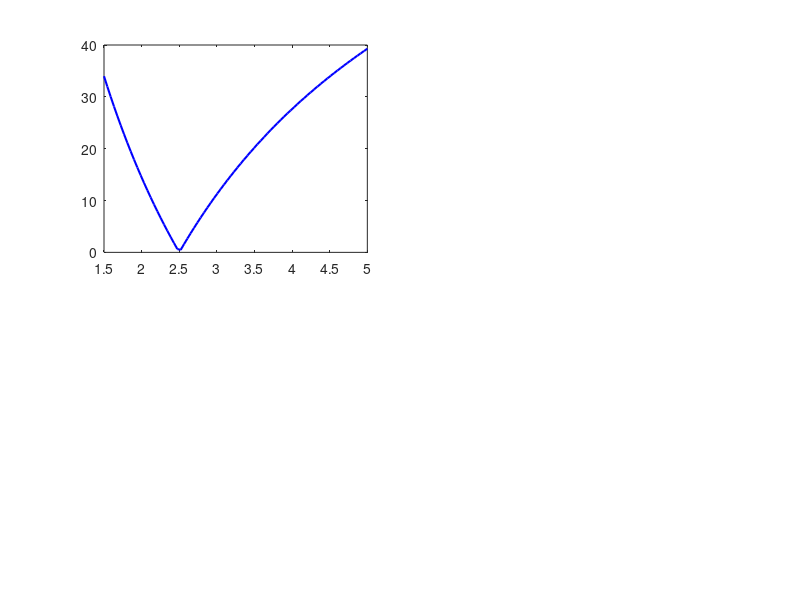

This figure's MATLAB source: (Note: this script raises an error after producing the figure.)
%% Experiment 4: Debye Relaxation Model for Wood
% Validate the Debye model identifiability and compare with power-law.
% Key question: can we recover Debye parameters from S21 data?

function exp4_debye_model()
    clc;

    outDir = fullfile(pwd, 'simulations', 'results');
    if ~exist(outDir, 'dir'), mkdir(outDir); end

    fontName = 'Times New Roman';
    c0 = 299792458;
    fGHz = linspace(18, 44, 201)';
    f    = fGHz * 1e9;

    % ---- Reference Debye parameters (moist wood) ----
    p_true = struct('eps_inf', 2.5, 'delta_eps', 2.0, ...
                    'f_relax', 15e9, 'd', 0.120);
    fprintf('Reference: eps_inf=%.1f, delta_eps=%.1f, f_relax=%.0fGHz, d=%.0fmm\n', ...
        p_true.eps_inf, p_true.delta_eps, p_true.f_relax/1e9, p_true.d*1000);

    % ---- Compute effective permittivity at 30 GHz (for comparison) ----
    eps_at_ref = debye_eps(p_true.eps_inf, p_true.delta_eps, p_true.f_relax, 30e9);
    fprintf('Effective at 30 GHz: epsilon* = %.3f - j%.4f  (tan_delta=%.4f)\n\n', ...
        real(eps_at_ref), -imag(eps_at_ref), -imag(eps_at_ref)/real(eps_at_ref));

    % =================================================================
    % PART 1: 1D Parameter Sensitivity
    % =================================================================
    fprintf('Part 1: 1D sensitivity sweeps...\n');

    eps_inf_vals  = linspace(1.5, 5.0, 80);
    delta_eps_vals = linspace(0.5, 6.0, 80);
    frelax_vals   = logspace(log10(2e9), log10(80e9), 80);
    d_vals        = linspace(0.05, 0.40, 80);

    T_true = debye_T(p_true.eps_inf, p_true.delta_eps, p_true.f_relax, ...
                     p_true.d, f, c0);
    mag_true_dB = 20 * log10(abs(T_true));

    c1 = sweep_debye_1d('eps_inf',  eps_inf_vals,  p_true, f, c0, mag_true_dB);
    c2 = sweep_debye_1d('delta_eps', delta_eps_vals, p_true, f, c0, mag_true_dB);
    c3 = sweep_debye_1d('f_relax',  frelax_vals,   p_true, f, c0, mag_true_dB);
    c4 = sweep_debye_1d('d',        d_vals,        p_true, f, c0, mag_true_dB);

    % Normalize to min-max for fair comparison
    c_all = {c1, c2, c3, c4};
    curv = zeros(4,1);
    for k = 1:4, curv(k) = (max(c_all{k}) - min(c_all{k})) / mean(c_all{k}); end

    fig1 = figure('Color', 'w', 'Position', [50, 100, 1000, 700]);

    subplot(2,2,1);
    plot(eps_inf_vals, c1, 'b-', 'LineWidth', 1.5); hold on;
    xline(p_true.eps_inf, 'r--', 'LineWidth', 1.2);
    xlabel('\epsilon_\infty', 'FontName', fontName, 'FontSize', 14);
    ylabel('RMSE (dB)', 'FontName', fontName, 'FontSize', 14);
    title(sprintf('Cost vs \\epsilon_\\infty  (sens=%.2f)', curv(1)), ...
        'FontName', fontName, 'FontSize', 13, 'FontWeight', 'bold');
    set(gca, 'FontName', fontName, 'FontSize', 12, 'Box', 'on'); grid on;

    subplot(2,2,2);
    plot(delta_eps_vals, c2, 'b-', 'LineWidth', 1.5); hold on;
    xline(p_true.delta_eps, 'r--', 'LineWidth', 1.2);
    xlabel('\Delta\epsilon', 'FontName', fontName, 'FontSize', 14);
    ylabel('RMSE (dB)', 'FontName', fontName, 'FontSize', 14);
    title(sprintf('Cost vs \\Delta\\epsilon  (sens=%.2f)', curv(2)), ...
        'FontName', fontName, 'FontSize', 13, 'FontWeight', 'bold');
    set(gca, 'FontName', fontName, 'FontSize', 12, 'Box', 'on'); grid on;

    subplot(2,2,3);
    semilogx(frelax_vals/1e9, c3, 'b-', 'LineWidth', 1.5); hold on;
    xline(p_true.f_relax/1e9, 'r--', 'LineWidth', 1.2);
    xlabel('f_{relax} (GHz)', 'FontName', fontName, 'FontSize', 14);
    ylabel('RMSE (dB)', 'FontName', fontName, 'FontSize', 14);
    title(sprintf('Cost vs f_{relax}  (sens=%.2f)', curv(3)), ...
        'FontName', fontName, 'FontSize', 13, 'FontWeight', 'bold');
    set(gca, 'FontName', fontName, 'FontSize', 12, 'Box', 'on'); grid on;

    subplot(2,2,4);
    plot(d_vals*1000, c4, 'b-', 'LineWidth', 1.5); hold on;
    xline(p_true.d*1000, 'r--', 'LineWidth', 1.2);
    xlabel('d (mm)', 'FontName', fontName, 'FontSize', 14);
    ylabel('RMSE (dB)', 'FontName', fontName, 'FontSize', 14);
    title(sprintf('Cost vs d  (sens=%.2f)', curv(4)), ...
        'FontName', fontName, 'FontSize', 13, 'FontWeight', 'bold');
    set(gca, 'FontName', fontName, 'FontSize', 12, 'Box', 'on'); grid on;

    sgtitle('Debye Model: 1D Parameter Sensitivity', ...
        'FontName', fontName, 'FontSize', 16, 'FontWeight', 'bold');
    exportgraphics(fig1, fullfile(outDir, 'Exp4_Debye_1D_Sensitivity.png'), 'Resolution', 300);
    fprintf('  Saved: Exp4_Debye_1D_Sensitivity.png\n');

    % =================================================================
    % PART 2: 2D Coupling Analysis
    % =================================================================
    fprintf('Part 2: 2D coupling contours...\n');

    np = 50;  % coarser grid for speed
    ei_vals = linspace(1.5, 5.0, np);
    de_vals = linspace(0.5, 6.0, np);
    fr_vals = logspace(log10(2e9), log10(80e9), np);
    dd_vals = linspace(0.05, 0.40, np);

    [C_inf_de,  ~, ~] = sweep_debye_2d('eps_inf', ei_vals, 'delta_eps', de_vals, ...
        p_true, f, c0, mag_true_dB);
    [C_inf_fr,  ~, ~] = sweep_debye_2d('eps_inf', ei_vals, 'f_relax', fr_vals, ...
        p_true, f, c0, mag_true_dB);
    [C_de_fr,   ~, ~] = sweep_debye_2d('delta_eps', de_vals, 'f_relax', fr_vals, ...
        p_true, f, c0, mag_true_dB);
    [C_inf_d,   ~, ~] = sweep_debye_2d('eps_inf', ei_vals, 'd', dd_vals, ...
        p_true, f, c0, mag_true_dB);

    ar_inf_de = coupling_ratio(C_inf_de, ei_vals, de_vals);
    ar_inf_fr = coupling_ratio(C_inf_fr, ei_vals, fr_vals);
    ar_de_fr  = coupling_ratio(C_de_fr,  de_vals, fr_vals);
    ar_inf_d  = coupling_ratio(C_inf_d,  ei_vals, dd_vals);

    fig2 = figure('Color', 'w', 'Position', [50, 100, 1100, 850]);

    pairs = { ...
        {ei_vals, de_vals, C_inf_de, '\epsilon_\infty', '\Delta\epsilon', ar_inf_de}, ...
        {ei_vals, fr_vals, C_inf_fr, '\epsilon_\infty', 'f_{relax} (GHz)', ar_inf_fr}, ...
        {de_vals, fr_vals, C_de_fr,  '\Delta\epsilon', 'f_{relax} (GHz)', ar_de_fr}, ...
        {ei_vals, dd_vals, C_inf_d,  '\epsilon_\infty', 'd (mm)', ar_inf_d}  ...
    };

    for k = 1:4
        subplot(2, 2, k);
        xv = pairs{k}{1}; yv = pairs{k}{2}; C = pairs{k}{3};
        if k == 2 || k == 3
            xv_disp = log10(xv);
            xtick_labels = {'2','5','10','20','50'};
        else
            xv_disp = xv;
        end
        if k == 2 || k == 3
            yv_disp = log10(yv);
        else
            yv_disp = yv;
        end
        if k == 4, yv_disp = yv * 1000; end

        contourf(xv_disp, yv_disp, C', 30, 'LineStyle', 'none');
        hold on;
        % Mark true value
        switch k
            case 1
                plot(p_true.eps_inf, p_true.delta_eps, 'rx', 'MarkerSize', 12, 'LineWidth', 2);
            case 2
                plot(log10(p_true.f_relax), log10(p_true.eps_inf), 'rx', ...
                    'MarkerSize', 12, 'LineWidth', 2);
            case 3
                plot(log10(p_true.f_relax), log10(p_true.delta_eps), 'rx', ...
                    'MarkerSize', 12, 'LineWidth', 2);
            case 4
                plot(p_true.eps_inf, p_true.d*1000, 'rx', 'MarkerSize', 12, 'LineWidth', 2);
        end
        xlabel(pairs{k}{4}, 'FontName', fontName, 'FontSize', 13);
        ylabel(pairs{k}{5}, 'FontName', fontName, 'FontSize', 13);
        if k == 2 || k == 3
            set(gca, 'XTick', log10([2,5,10,20,50]), 'XTickLabel', {'2','5','10','20','50'});
            set(gca, 'YTick', log10([2,5,10,20,50]));
            set(gca, 'YTickLabel', {});
        end
        title(sprintf('%s vs %s  (AR=%.2f)', pairs{k}{4}, pairs{k}{5}, pairs{k}{6}), ...
            'FontName', fontName, 'FontSize', 11, 'FontWeight', 'bold');
        colorbar; colormap(jet);
        set(gca, 'FontName', fontName, 'FontSize', 10, 'Box', 'on');
    end

    sgtitle('Debye Model: 2D Parameter Coupling', ...
        'FontName', fontName, 'FontSize', 16, 'FontWeight', 'bold');
    exportgraphics(fig2, fullfile(outDir, 'Exp4_Debye_2D_Coupling.png'), 'Resolution', 300);
    fprintf('  Saved: Exp4_Debye_2D_Coupling.png\n');

    % =================================================================
    % PART 3: Recovery test (Debye inversion on Debye data)
    % =================================================================
    fprintf('Part 3: Debye recovery test...\n');

    % Test 3 scenarios: f_relax inside band, below band, above band
    scenarios = [
        2.5, 2.0, 15.0, 0.120;   % f_relax inside band (18-44 GHz)
        2.5, 2.0,  6.0, 0.120;   % f_relax below band
        2.5, 2.0, 60.0, 0.120;   % f_relax above band
    ];
    scNames = {'f_{relax} in band (15 GHz)', ...
               'f_{relax} below band (6 GHz)', ...
               'f_{relax} above band (60 GHz)'};

    lb_debye = [1.5, 0.5,  1e9, 0.05];
    ub_debye = [5.0, 6.0, 100e9, 0.40];
    popSize = 50;
    maxIter = 300;
    nTrials = 8;
    noise_mag_dB = 0.1;
    noise_phase_deg = 1.0;

    fprintf('%-25s %10s %10s %10s %10s\n', ...
        'Scenario', 'd(eps_inf)', 'd(Delta_eps)', 'd(f_relax)', 'd(d_mm)');
    fprintf('%s\n', repmat('-', 1, 75));

    recovery = cell(3, 1);
    for iS = 1:3
        p0 = scenarios(iS, :);
        rec = zeros(nTrials, 4);
        for iT = 1:nTrials
            rng((iS-1)*100 + iT);
            T_gen  = debye_T(p0(1), p0(2), p0(3)*1e9, p0(4), f, c0);
            mag_n  = 20*log10(abs(T_gen)) + noise_mag_dB * randn(size(f));
            ph_n   = angle(T_gen) + deg2rad(noise_phase_deg) * randn(size(f));
            T_noisy = 10.^(mag_n/20) .* exp(1j * ph_n);

            [prec, ~] = debye_invert(T_noisy, f, lb_debye, ub_debye, ...
                                     popSize, maxIter, c0);
            rec(iT, :) = prec;
        end
        recovery{iS} = rec;
        err = mean(rec - p0, 1);
        fprintf('%-25s %+10.3f %+10.3f %+10.1f %+10.1f\n', ...
            scNames{iS}, err(1), err(2), (err(3))/1e9, err(4)*1000);
    end

    % ---- Plot recovery quality ----
    fig3 = figure('Color', 'w', 'Position', [50, 100, 1200, 400]);

    for iS = 1:3
        subplot(1, 3, iS);
        p0 = scenarios(iS, :);
        T_gen = debye_T(p0(1), p0(2), p0(3)*1e9, p0(4), f, c0);

        rng(42);
        mag_n = 20*log10(abs(T_gen)) + noise_mag_dB * randn(size(f));
        ph_n  = angle(T_gen) + deg2rad(noise_phase_deg) * randn(size(f));
        T_noisy = 10.^(mag_n/20) .* exp(1j * ph_n);

        [prec, ~] = debye_invert(T_noisy, f, lb_debye, ub_debye, ...
                                 popSize, maxIter, c0);
        T_fit = debye_T(prec(1), prec(2), prec(3), prec(4), f, c0);

        plot(fGHz, mag_n, '.', 'Color', [0.5 0.5 0.5], 'MarkerSize', 4); hold on;
        plot(fGHz, 20*log10(abs(T_gen)), 'k-', 'LineWidth', 1.8);
        plot(fGHz, 20*log10(abs(T_fit)), 'r--', 'LineWidth', 1.5);

        xlabel('Frequency (GHz)', 'FontName', fontName, 'FontSize', 12);
        ylabel('|S_{21}| (dB)', 'FontName', fontName, 'FontSize', 12);
        title(sprintf('%s\nTrue: ei=%.1f De=%.1f fr=%.0fG d=%.0fmm\nFit:  ei=%.1f De=%.1f fr=%.0fG d=%.0fmm', ...
            scNames{iS}, p0(1), p0(2), p0(3), p0(4)*1000, ...
            prec(1), prec(2), prec(3)/1e9, prec(4)*1000), ...
            'FontName', fontName, 'FontSize', 9);
        set(gca, 'FontName', fontName, 'FontSize', 10, 'Box', 'on');
        legend({'Noisy', 'Truth', 'Debye fit'}, ...
            'FontName', fontName, 'FontSize', 8, 'Location', 'southwest');
        grid on;
    end

    sgtitle('Debye Model: Recovery Test with Low Noise (0.1 dB, 1 deg)', ...
        'FontName', fontName, 'FontSize', 14, 'FontWeight', 'bold');
    exportgraphics(fig3, fullfile(outDir, 'Exp4_Debye_Recovery.png'), 'Resolution', 300);
    fprintf('  Saved: Exp4_Debye_Recovery.png\n');

    % =================================================================
    % PART 4: Debye vs Power-Law Head-to-Head
    % =================================================================
    fprintf('Part 4: Debye vs Power-law comparison...\n');

    % Generate Debye data, fit with BOTH models
    pD = [2.5, 2.0, 15e9, 0.120];  % Debye truth
    T_debye_true = debye_T(pD(1), pD(2), pD(3), pD(4), f, c0);
    mag_dB = 20*log10(abs(T_debye_true));
    ph = angle(T_debye_true);
    mag_n = mag_dB + 0.1 * randn(size(f));
    T_noisy = 10.^(mag_n/20) .* exp(1j * ph);

    % Fit with Debye model
    [pD_fit, lossD] = debye_invert(T_noisy, f, lb_debye, ub_debye, ...
                                   40, 300, c0);
    T_D_fit = debye_T(pD_fit(1), pD_fit(2), pD_fit(3), pD_fit(4), f, c0);

    % Fit with power-law model
    lb_pl = [1.5, 1e-3, -1.5, 0.05];
    ub_pl = [8.0, 0.10,  1.5, 0.40];
    [pPL_fit, lossPL] = pl_invert(T_noisy, f, lb_pl, ub_pl, 40, 300, c0, 30e9);
    T_PL_fit = fabry_perot_T_pl(pPL_fit(1), pPL_fit(2), pPL_fit(3), ...
                                pPL_fit(4), f, c0, 30e9);

    fig4 = figure('Color', 'w', 'Position', [50, 100, 1100, 700]);

    % S21 magnitude fit
    subplot(2, 2, 1);
    plot(fGHz, 20*log10(abs(T_debye_true)), 'k-', 'LineWidth', 1.8); hold on;
    plot(fGHz, 20*log10(abs(T_D_fit)), 'b--', 'LineWidth', 1.5);
    plot(fGHz, 20*log10(abs(T_PL_fit)), 'r-.', 'LineWidth', 1.5);
    xlabel('Frequency (GHz)', 'FontName', fontName, 'FontSize', 12);
    ylabel('|S_{21}| (dB)', 'FontName', fontName, 'FontSize', 12);
    legend({'Debye truth', 'Debye fit', 'Power-law fit'}, ...
        'FontName', fontName, 'FontSize', 10, 'Location', 'southwest');
    title('|S_{21}| Magnitude Fit Comparison', ...
        'FontName', fontName, 'FontSize', 13, 'FontWeight', 'bold');
    set(gca, 'FontName', fontName, 'FontSize', 11, 'Box', 'on'); grid on;

    % Residual
    subplot(2, 2, 2);
    res_D  = 20*log10(abs(T_D_fit))  - 20*log10(abs(T_debye_true));
    res_PL = 20*log10(abs(T_PL_fit)) - 20*log10(abs(T_debye_true));
    plot(fGHz, res_D, 'b-', 'LineWidth', 1.5); hold on;
    plot(fGHz, res_PL, 'r-', 'LineWidth', 1.5);
    yline(0, 'k--');
    xlabel('Frequency (GHz)', 'FontName', fontName, 'FontSize', 12);
    ylabel('Residual (dB)', 'FontName', fontName, 'FontSize', 12);
    legend({sprintf('Debye (RMS=%.3f dB)', rms(res_D)), ...
            sprintf('Power-law (RMS=%.3f dB)', rms(res_PL))}, ...
        'FontName', fontName, 'FontSize', 10, 'Location', 'best');
    title('Fitting Residual Comparison', ...
        'FontName', fontName, 'FontSize', 13, 'FontWeight', 'bold');
    set(gca, 'FontName', fontName, 'FontSize', 11, 'Box', 'on'); grid on;

    % Convergence
    subplot(2, 2, 3);
    semilogy(lossD, 'b-', 'LineWidth', 1.5); hold on;
    semilogy(lossPL, 'r-', 'LineWidth', 1.5);
    xlabel('Iteration', 'FontName', fontName, 'FontSize', 12);
    ylabel('Cost', 'FontName', fontName, 'FontSize', 12);
    legend({sprintf('Debye (final=%.4f)', lossD(end)), ...
            sprintf('Power-law (final=%.4f)', lossPL(end))}, ...
        'FontName', fontName, 'FontSize', 10, 'Location', 'northeast');
    title('Convergence Comparison', ...
        'FontName', fontName, 'FontSize', 13, 'FontWeight', 'bold');
    set(gca, 'FontName', fontName, 'FontSize', 11, 'Box', 'on'); grid on;

    % Effective permittivity comparison
    subplot(2, 2, 4);
    epsD_debye  = debye_eps(pD(1), pD(2), pD(3), f);
    epsD_fit_debye = debye_eps(pD_fit(1), pD_fit(2), pD_fit(3), f);
    epsPL_debye = fabry_perot_eps_pl(pPL_fit(1), pPL_fit(2), pPL_fit(3), f, 30e9);

    yyaxis left;
    plot(fGHz, real(epsD_debye), 'k-', 'LineWidth', 1.8); hold on;
    plot(fGHz, real(epsD_fit_debye), 'b--', 'LineWidth', 1.5);
    plot(fGHz, real(epsPL_debye), 'r-.', 'LineWidth', 1.5);
    ylabel('\epsilon'' (real part)', 'FontName', fontName, 'FontSize', 12);

    yyaxis right;
    plot(fGHz, -imag(epsD_debye), 'k-', 'LineWidth', 1.8); hold on;
    plot(fGHz, -imag(epsD_fit_debye), 'b--', 'LineWidth', 1.5);
    plot(fGHz, -imag(epsPL_debye), 'r-.', 'LineWidth', 1.5);
    ylabel('\epsilon'''' (imag part)', 'FontName', fontName, 'FontSize', 12);

    xlabel('Frequency (GHz)', 'FontName', fontName, 'FontSize', 12);
    title('Recovered \epsilon^*(f) Comparison', ...
        'FontName', fontName, 'FontSize', 13, 'FontWeight', 'bold');
    set(gca, 'FontName', fontName, 'FontSize', 11, 'Box', 'on'); grid on;

    sgtitle('Debye vs Power-Law: Head-to-Head Model Comparison', ...
        'FontName', fontName, 'FontSize', 15, 'FontWeight', 'bold');
    exportgraphics(fig4, fullfile(outDir, 'Exp4_Debye_vs_PowerLaw.png'), 'Resolution', 300);
    fprintf('  Saved: Exp4_Debye_vs_PowerLaw.png\n');

    % ---- Summary table ----
    fprintf('\n=== Comparison Summary ===\n');
    fprintf('%-18s %8s %8s %10s %8s\n', 'Parameter', 'Truth', 'Debye', 'PowerLaw', '');
    fprintf('%-18s %8s %8s %10s %8s\n', '----------', '-----', '------', '---------', '');
    fprintf('%-18s %8.2f %8.2f %10.2f %8s\n', 'eps_inf / eps_r', pD(1), pD_fit(1), pPL_fit(1), '');
    fprintf('%-18s %8.2f %8.2f %10s %8s\n', 'Delta_eps', pD(2), pD_fit(2), '-- (N/A)', '');
    fprintf('%-18s %8.0f %8.0f %10s %8s\n', 'f_relax / n', pD(3)/1e9, pD_fit(3)/1e9, ...
        sprintf('n=%.2f', pPL_fit(3)), '');
    fprintf('%-18s %8.0f %8.0f %10.0f %8s\n', 'd (mm)', pD(4)*1000, pD_fit(4)*1000, pPL_fit(4)*1000, '');
    fprintf('%-18s %8s %8.3f %10.3f %8s\n', '|S21| RMS (dB)', '', ...
        rms(20*log10(abs(T_D_fit)) - mag_dB), ...
        rms(20*log10(abs(T_PL_fit)) - mag_dB), '');

    % ---- Save all data ----
    save(fullfile(outDir, 'Exp4_Debye_Data.mat'), ...
        'scenarios', 'scNames', 'recovery', 'pD', 'pD_fit', 'pPL_fit', ...
        'lossD', 'lossPL', 'curv');
    fprintf('\n=== Exp4 complete. Results in: %s ===\n', outDir);
end

%% ==================== DEBYE MODEL FUNCTIONS ====================

function eps_c = debye_eps(eps_inf, delta_eps, f_relax, f)
    eps_c = eps_inf + delta_eps ./ (1 + 1j * f / f_relax);
end

function T = debye_T(eps_inf, delta_eps, f_relax, d, f, c0)
    eps_c = debye_eps(eps_inf, delta_eps, f_relax, f);
    gamma = 1j * (2*pi*f) / c0 .* sqrt(eps_c);
    R = (sqrt(eps_c) - 1) ./ (sqrt(eps_c) + 1);
    E2 = exp(-2 * gamma * d);
    T = exp(-gamma * d) .* (1 - R.^2) ./ (1 - R.^2 .* E2);
end

%% ==================== POWER-LAW MODEL FUNCTIONS ====================

function T = fabry_perot_T_pl(eps_r, tand_ref, n, d, f, c0, fref)
    tand_f = tand_ref .* (f ./ fref).^n;
    eps_c  = eps_r .* (1 - 1j .* tand_f);
    gamma  = 1j * (2*pi*f) / c0 .* sqrt(eps_c);
    R = (sqrt(eps_c) - 1) ./ (sqrt(eps_c) + 1);
    E2 = exp(-2 * gamma * d);
    T = exp(-gamma * d) .* (1 - R.^2) ./ (1 - R.^2 .* E2);
end

function eps_c = fabry_perot_eps_pl(eps_r, tand_ref, n, f, fref)
    tand_f = tand_ref .* (f ./ fref).^n;
    eps_c  = eps_r .* (1 - 1j .* tand_f);
end

%% ==================== 1D SWEEP ====================

function cost = sweep_debye_1d(name, vals, p, f, c0, mag_true_dB)
    N = length(vals);
    cost = zeros(N, 1);
    for i = 1:N
        pp = p;
        switch name
            case 'eps_inf',   pp.eps_inf   = vals(i);
            case 'delta_eps', pp.delta_eps = vals(i);
            case 'f_relax',   pp.f_relax   = vals(i);
            case 'd',         pp.d         = vals(i);
        end
        T = debye_T(pp.eps_inf, pp.delta_eps, pp.f_relax, pp.d, f, c0);
        cost(i) = sqrt(mean((20*log10(abs(T)) - mag_true_dB).^2));
    end
end

%% ==================== 2D SWEEP ====================

function [C, mv1, mv2] = sweep_debye_2d(name1, vals1, name2, vals2, p, f, c0, mag_true_dB)
    N1 = length(vals1); N2 = length(vals2);
    C = zeros(N1, N2);
    for i = 1:N1
        for j = 1:N2
            pp = p;
            switch name1
                case 'eps_inf',   pp.eps_inf   = vals1(i);
                case 'delta_eps', pp.delta_eps = vals1(i);
                case 'f_relax',   pp.f_relax   = vals1(i);
                case 'd',         pp.d         = vals1(i);
            end
            switch name2
                case 'eps_inf',   pp.eps_inf   = vals2(j);
                case 'delta_eps', pp.delta_eps = vals2(j);
                case 'f_relax',   pp.f_relax   = vals2(j);
                case 'd',         pp.d         = vals2(j);
            end
            T = debye_T(pp.eps_inf, pp.delta_eps, pp.f_relax, pp.d, f, c0);
            C(i,j) = sqrt(mean((20*log10(abs(T)) - mag_true_dB).^2));
        end
    end
    [~, idx] = min(C(:));
    [ri, rj] = ind2sub(size(C), idx);
    mv1 = vals1(ri); mv2 = vals2(rj);
end

%% ==================== COUPLING RATIO ====================

function r = coupling_ratio(C, x, y)
    [minVal, idx] = min(C(:));
    [ri, rj] = ind2sub(size(C), idx);
    mask = C <= 2 * minVal;
    if ~any(mask(:)), r = nan; return; end
    [rows, cols] = find(mask);
    span_x = (max(x(rows)) - min(x(rows))) / (max(x) - min(x));
    span_y = (max(y(cols)) - min(y(cols))) / (max(y) - min(y));
    r = min(span_x, span_y) / max(span_x, span_y);
end

%% ==================== DEBYE INVERSION (DE) ====================

function [best_x, loss_curve] = debye_invert(T_meas, f, lb, ub, popSize, maxIter, c0)
    D = 4;
    mag_meas_dB = 20 * log10(abs(T_meas));
    phase_meas  = angle(T_meas);

    X = repmat(lb, popSize, 1) + lhsdesign(popSize, D) .* repmat(ub - lb, popSize, 1);

    cost = zeros(popSize, 1);
    for i = 1:popSize
        cost(i) = cost_debye(X(i,:), f, mag_meas_dB, phase_meas, c0);
    end

    [best_cost, idx] = min(cost);
    best_x = X(idx, :);
    loss_curve = zeros(maxIter, 1);

    F = 0.5; CR = 0.7;
    for iter = 1:maxIter
        for i = 1:popSize
            candidates = setdiff(1:popSize, i);
            r = candidates(randperm(length(candidates), 3));
            v = X(r(1), :) + F * (X(r(2), :) - X(r(3), :));
            j_rand = randi(D);
            u = X(i, :);
            for j = 1:D
                if rand < CR || j == j_rand, u(j) = v(j); end
            end
            u = max(lb, min(ub, u));
            cost_u = cost_debye(u, f, mag_meas_dB, phase_meas, c0);
            if cost_u < cost(i)
                X(i, :) = u;
                cost(i) = cost_u;
                if cost_u < best_cost
                    best_cost = cost_u;
                    best_x = u;
                end
            end
        end
        loss_curve(iter) = best_cost;
    end
end

function J = cost_debye(x, f, mag_meas_dB, phase_meas, c0)
    T = debye_T(x(1), x(2), x(3), x(4), f, c0);
    mag_err   = 20*log10(abs(T)) - mag_meas_dB;
    phase_err = angle(T) - phase_meas;
    phase_err = wrapToPi(phase_err);
    L_mag   = mag_err.^2;   maskM = abs(mag_err) > 1.0;
    L_mag(maskM) = 2.0 * abs(mag_err(maskM)) - 1.0;
    L_phase = phase_err.^2; maskP = abs(phase_err) > 0.5;
    L_phase(maskP) = 2.0 * abs(phase_err(maskP)) - 0.25;
    J = 0.5 * mean(L_mag) + 0.25 * mean(L_phase);
end

%% ==================== POWER-LAW INVERSION (DE) ====================

function [best_x, loss_curve] = pl_invert(T_meas, f, lb, ub, popSize, maxIter, c0, fref)
    D = 4;
    mag_meas_dB = 20 * log10(abs(T_meas));
    phase_meas  = angle(T_meas);
    X = repmat(lb, popSize, 1) + lhsdesign(popSize, D) .* repmat(ub - lb, popSize, 1);

    cost = zeros(popSize, 1);
    for i = 1:popSize
        cost(i) = cost_pl(X(i,:), f, mag_meas_dB, phase_meas, c0, fref);
    end
    [best_cost, idx] = min(cost);
    best_x = X(idx, :);
    loss_curve = zeros(maxIter, 1);

    F = 0.5; CR = 0.7;
    for iter = 1:maxIter
        for i = 1:popSize
            candidates = setdiff(1:popSize, i);
            r = candidates(randperm(length(candidates), 3));
            v = X(r(1), :) + F * (X(r(2), :) - X(r(3), :));
            j_rand = randi(D);
            u = X(i, :);
            for j = 1:D
                if rand < CR || j == j_rand, u(j) = v(j); end
            end
            u = max(lb, min(ub, u));
            cost_u = cost_pl(u, f, mag_meas_dB, phase_meas, c0, fref);
            if cost_u < cost(i)
                X(i, :) = u;
                cost(i) = cost_u;
                if cost_u < best_cost
                    best_cost = cost_u;
                    best_x = u;
                end
            end
        end
        loss_curve(iter) = best_cost;
    end
end

function J = cost_pl(x, f, mag_meas_dB, phase_meas, c0, fref)
    T = fabry_perot_T_pl(x(1), x(2), x(3), x(4), f, c0, fref);
    mag_err   = 20*log10(abs(T)) - mag_meas_dB;
    phase_err = angle(T) - phase_meas;
    phase_err = wrapToPi(phase_err);
    L_mag   = mag_err.^2;   maskM = abs(mag_err) > 1.0;
    L_mag(maskM) = 2.0 * abs(mag_err(maskM)) - 1.0;
    L_phase = phase_err.^2; maskP = abs(phase_err) > 0.5;
    L_phase(maskP) = 2.0 * abs(phase_err(maskP)) - 0.25;
    J = 0.5 * mean(L_mag) + 0.25 * mean(L_phase);
end
